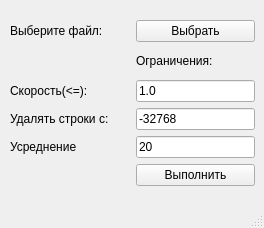
<?xml version="1.0" encoding="UTF-8"?>
<ui version="4.0">
 <class>MainWindow</class>
 <widget class="QMainWindow" name="MainWindow">
  <property name="geometry">
   <rect>
    <x>0</x>
    <y>0</y>
    <width>264</width>
    <height>228</height>
   </rect>
  </property>
  <property name="windowTitle">
   <string>MainWindow</string>
  </property>
  <widget class="QWidget" name="centralwidget">
   <widget class="QWidget" name="layoutWidget">
    <property name="geometry">
     <rect>
      <x>10</x>
      <y>0</y>
      <width>245</width>
      <height>186</height>
     </rect>
    </property>
    <layout class="QGridLayout" name="gridLayout_3">
     <item row="0" column="0">
      <layout class="QGridLayout" name="gridLayout"/>
     </item>
     <item row="0" column="1">
      <layout class="QGridLayout" name="gridLayout_2">
       <item row="1" column="1">
        <widget class="QPushButton" name="openFile">
         <property name="text">
          <string>Выбрать</string>
         </property>
        </widget>
       </item>
       <item row="6" column="0">
        <widget class="QLabel" name="label_5">
         <property name="text">
          <string>Усреднение</string>
         </property>
        </widget>
       </item>
       <item row="5" column="0">
        <widget class="QLabel" name="label_4">
         <property name="text">
          <string>Удалять строки с:</string>
         </property>
        </widget>
       </item>
       <item row="3" column="1">
        <widget class="QLineEdit" name="speedLine">
         <property name="text">
          <string>1.0</string>
         </property>
        </widget>
       </item>
       <item row="1" column="0">
        <widget class="QLabel" name="label">
         <property name="text">
          <string>Выберите файл:</string>
         </property>
        </widget>
       </item>
       <item row="3" column="0">
        <widget class="QLabel" name="label_3">
         <property name="text">
          <string>Скорость(&lt;=):</string>
         </property>
        </widget>
       </item>
       <item row="2" column="1">
        <widget class="QLabel" name="label_2">
         <property name="text">
          <string>Ограничения:</string>
         </property>
        </widget>
       </item>
       <item row="0" column="0">
        <spacer name="horizontalSpacer_6">
         <property name="orientation">
          <enum>Qt::Horizontal</enum>
         </property>
         <property name="sizeHint" stdset="0">
          <size>
           <width>40</width>
           <height>20</height>
          </size>
         </property>
        </spacer>
       </item>
       <item row="5" column="1">
        <widget class="QLineEdit" name="deleteLine">
         <property name="text">
          <string>-32768</string>
         </property>
        </widget>
       </item>
       <item row="2" column="0">
        <spacer name="horizontalSpacer_2">
         <property name="orientation">
          <enum>Qt::Horizontal</enum>
         </property>
         <property name="sizeHint" stdset="0">
          <size>
           <width>40</width>
           <height>20</height>
          </size>
         </property>
        </spacer>
       </item>
       <item row="0" column="1">
        <spacer name="horizontalSpacer_7">
         <property name="orientation">
          <enum>Qt::Horizontal</enum>
         </property>
         <property name="sizeHint" stdset="0">
          <size>
           <width>40</width>
           <height>20</height>
          </size>
         </property>
        </spacer>
       </item>
       <item row="7" column="1">
        <widget class="QPushButton" name="exec">
         <property name="text">
          <string>Выполнить</string>
         </property>
         <property name="autoDefault">
          <bool>false</bool>
         </property>
         <property name="default">
          <bool>false</bool>
         </property>
         <property name="flat">
          <bool>false</bool>
         </property>
        </widget>
       </item>
       <item row="6" column="1">
        <widget class="QLineEdit" name="averageLine">
         <property name="text">
          <string>20</string>
         </property>
        </widget>
       </item>
       <item row="7" column="0">
        <spacer name="horizontalSpacer">
         <property name="orientation">
          <enum>Qt::Horizontal</enum>
         </property>
         <property name="sizeHint" stdset="0">
          <size>
           <width>40</width>
           <height>20</height>
          </size>
         </property>
        </spacer>
       </item>
      </layout>
     </item>
    </layout>
   </widget>
  </widget>
  <widget class="QMenuBar" name="menubar">
   <property name="geometry">
    <rect>
     <x>0</x>
     <y>0</y>
     <width>264</width>
     <height>21</height>
    </rect>
   </property>
  </widget>
  <widget class="QStatusBar" name="statusbar"/>
 </widget>
 <resources/>
 <connections/>
</ui>
